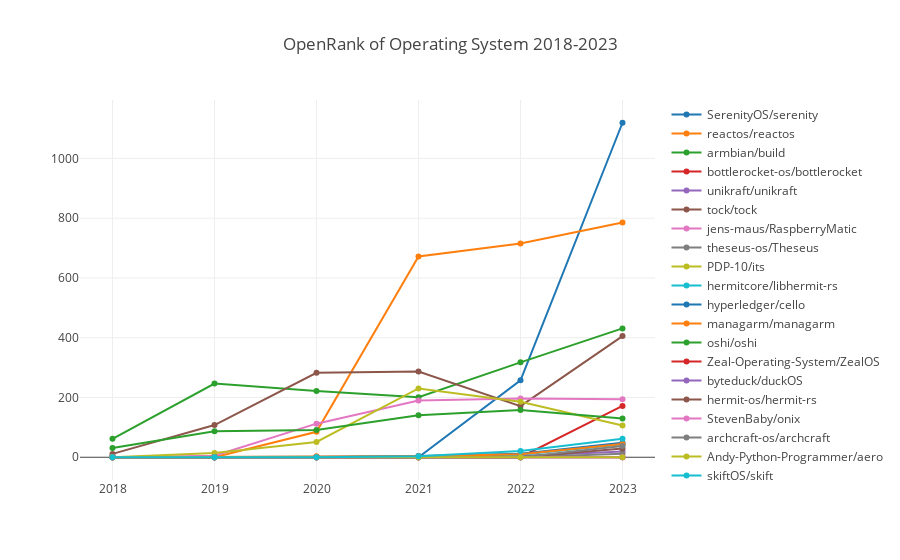

The cell this chart's notebook holds for it:
### Markdown cell above
### 操作系统

### Code cell
processTechFieldData(':technology/operating_system', 'Operating System');

### Figure 1 — Plotly figure (JSON) as saved in the notebook; plotly's stock layout.template omitted (floating-point values rounded to 4 significant figures)
{"data": [{"name": "SerenityOS/serenity", "x": [2018, 2019, 2020, 2021, 2022, 2023], "y": [0, 0, 0, 0, 257.7, 1119.0, 2268.0, 2345.0, 2258.0]}, {"name": "reactos/reactos", "x": [2018, 2019, 2020, 2021, 2022, 2023], "y": [0, 0, 85.31, 672.2, 715.1, 785.6, 673.3, 623.7, 745.2]}, {"name": "armbian/build", "x": [2018, 2019, 2020, 2021, 2022, 2023], "y": [61.55, 246.4, 221.7, 201.1, 317.6, 431.2, 474.6, 584.3, 679.1]}, {"name": "bottlerocket-os/bottlerocket", "x": [2018, 2019, 2020, 2021, 2022, 2023], "y": [0, 0, 0, 0, 0, 171.8, 324.5, 346.3, 462.1]}, {"name": "unikraft/unikraft", "x": [2018, 2019, 2020, 2021, 2022, 2023], "y": [0, 0, 0, 0, 3.98, 18.99, 166.8, 251.4, 340.8]}, {"name": "tock/tock", "x": [2018, 2019, 2020, 2021, 2022, 2023], "y": [11.18, 107.9, 282.7, 287.1, 171.2, 405.4, 404.4, 314.2, 275.3]}, {"name": "jens-maus/RaspberryMatic", "x": [2018, 2019, 2020, 2021, 2022, 2023], "y": [0, 5.21, 112.4, 190.0, 196.9, 194.1, 284.9, 240.2, 176.6]}, {"name": "theseus-os/Theseus", "x": [2018, 2019, 2020, 2021, 2022, 2023], "y": [0, 0, 0, 0, 0, 11.52, 68.2, 90.79, 155.0]}, {"name": "PDP-10/its", "x": [2018, 2019, 2020, 2021, 2022, 2023], "y": [0, 14.57, 51.33, 230.2, 185.8, 106.1, 90.9, 33.22, 69.1]}, {"name": "hermitcore/libhermit-rs", "x": [2018, 2019, 2020, 2021, 2022, 2023], "y": [0, 0, 0, 2.94, 8.41, 43.69, 38.86, 55.72, 68.58]}, {"name": "hyperledger/cello", "x": [2018, 2019, 2020, 2021, 2022, 2023], "y": [0, 0, 1.46, 4.37, 11.74, 48.64, 69.38, 81.47, 62.55]}, {"name": "managarm/managarm", "x": [2018, 2019, 2020, 2021, 2022, 2023], "y": [0, 0.57, 3.24, 3.49, 9.66, 44.18, 63.08, 52.59, 53.14]}, {"name": "oshi/oshi", "x": [2018, 2019, 2020, 2021, 2022, 2023], "y": [30.83, 86.86, 91, 140.7, 158.2, 129.5, 120.7, 98.84, 50.74]}, {"name": "Zeal-Operating-System/ZealOS", "x": [2018, 2019, 2020, 2021, 2022, 2023], "y": [0, 0, 0, 0, 0, 0, 5.29, 27.52, 39.6]}, {"name": "byteduck/duckOS", "x": [2018, 2019, 2020, 2021, 2022, 2023], "y": [0, 0, 0, 0, 0, 0, 0.8, 15.38, 28.15]}, {"name": "hermit-os/hermit-rs", "x": [2018, 2019, 2020, 2021, 2022, 2023], "y": [0, 0, 0, 0, 0, 29.01, 37.39, 32.44, 27.52]}, {"name": "StevenBaby/onix", "x": [2018, 2019, 2020, 2021, 2022, 2023], "y": [0, 0, 0, 0, 0, 0, 0, 9.35, 24.98]}, {"name": "archcraft-os/archcraft", "x": [2018, 2019, 2020, 2021, 2022, 2023], "y": [0, 0, 0, 0, 0, 37.93, 98.15, 72.11, 24.35]}, {"name": "Andy-Python-Programmer/aero", "x": [2018, 2019, 2020, 2021, 2022, 2023], "y": [0, 0, 0, 0, 0, 0, 5.06, 47.91, 22.5]}, {"name": "skiftOS/skift", "x": [2018, 2019, 2020, 2021, 2022, 2023], "y": [0, 0, 0, 3.38, 21.16, 62.01, 63.46, 13.57, 21.57]}], "layout": {"autosize": true, "title": {"text": "OpenRank of Operating System 2018-2023"}, "xaxis": {"autorange": true, "range": [2018.0, 2023.0], "type": "linear"}, "yaxis": {"autorange": true, "range": [-92.38, 1212.0], "type": "linear"}}}
